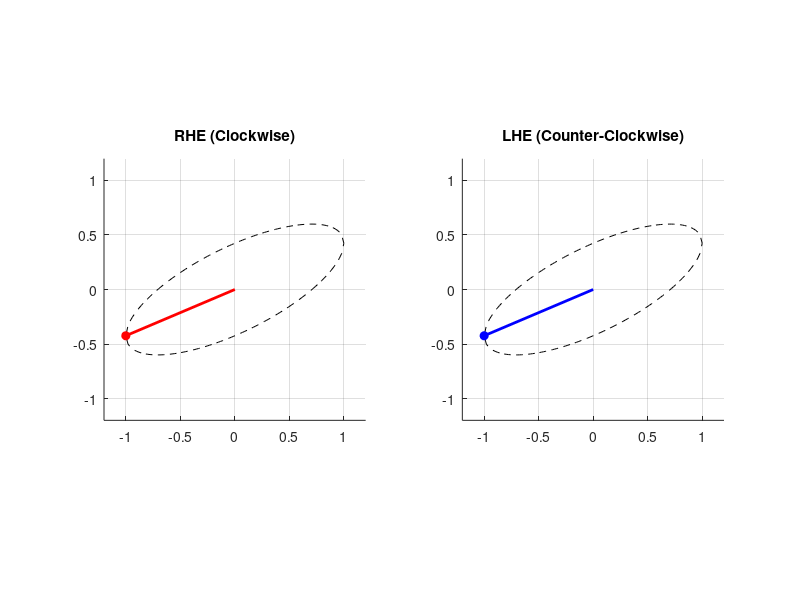

The MATLAB source for this figure:
clear; close all; clc;

E1 = 1.0; E2 = 0.6; delta = pi/4;
N = 100;

x = [linspace(-E1, E1, N), linspace(E1, -E1, N)];
y = zeros(size(x));
a = 1 / E2^2;
sin_sq = sin(delta)^2;

for i = 1:length(x)
    b = -(2 * x(i) * cos(delta)) / (E1 * E2);
    c = (x(i) / E1)^2 - sin_sq;
    d = sqrt(max(0, b^2 - 4*a*c));
    if i <= N, y(i) = (-b + d)/(2*a); else, y(i) = (-b - d)/(2*a); end
end

figure('Color', 'w', 'Position', [100, 100, 800, 400]);

subplot(1,2,1); hold on; axis equal; grid on; title('RHE (Clockwise)');
xlim([-1.2 1.2]); ylim([-1.2 1.2]);
plot(x, y, 'k--'); 
h_p1 = plot(0,0,'ro','MarkerFaceColor','r'); h_l1 = line([0 0],[0 0],'Color','r','LineWidth',2);

subplot(1,2,2); hold on; axis equal; grid on; title('LHE (Counter-Clockwise)');
xlim([-1.2 1.2]); ylim([-1.2 1.2]);
plot(x, y, 'k--'); 
h_p2 = plot(0,0,'bo','MarkerFaceColor','b'); h_l2 = line([0 0],[0 0],'Color','b','LineWidth',2);

len = length(x);
for i = 1:len
    set(h_p1, 'XData', x(i), 'YData', y(i));
    set(h_l1, 'XData', [0, x(i)], 'YData', [0, y(i)]);
    idx_LHE = len - i + 1;
    set(h_p2, 'XData', x(idx_LHE), 'YData', y(idx_LHE));
    set(h_l2, 'XData', [0, x(idx_LHE)], 'YData', [0, y(idx_LHE)]);
    
    pause(0.02);
end
